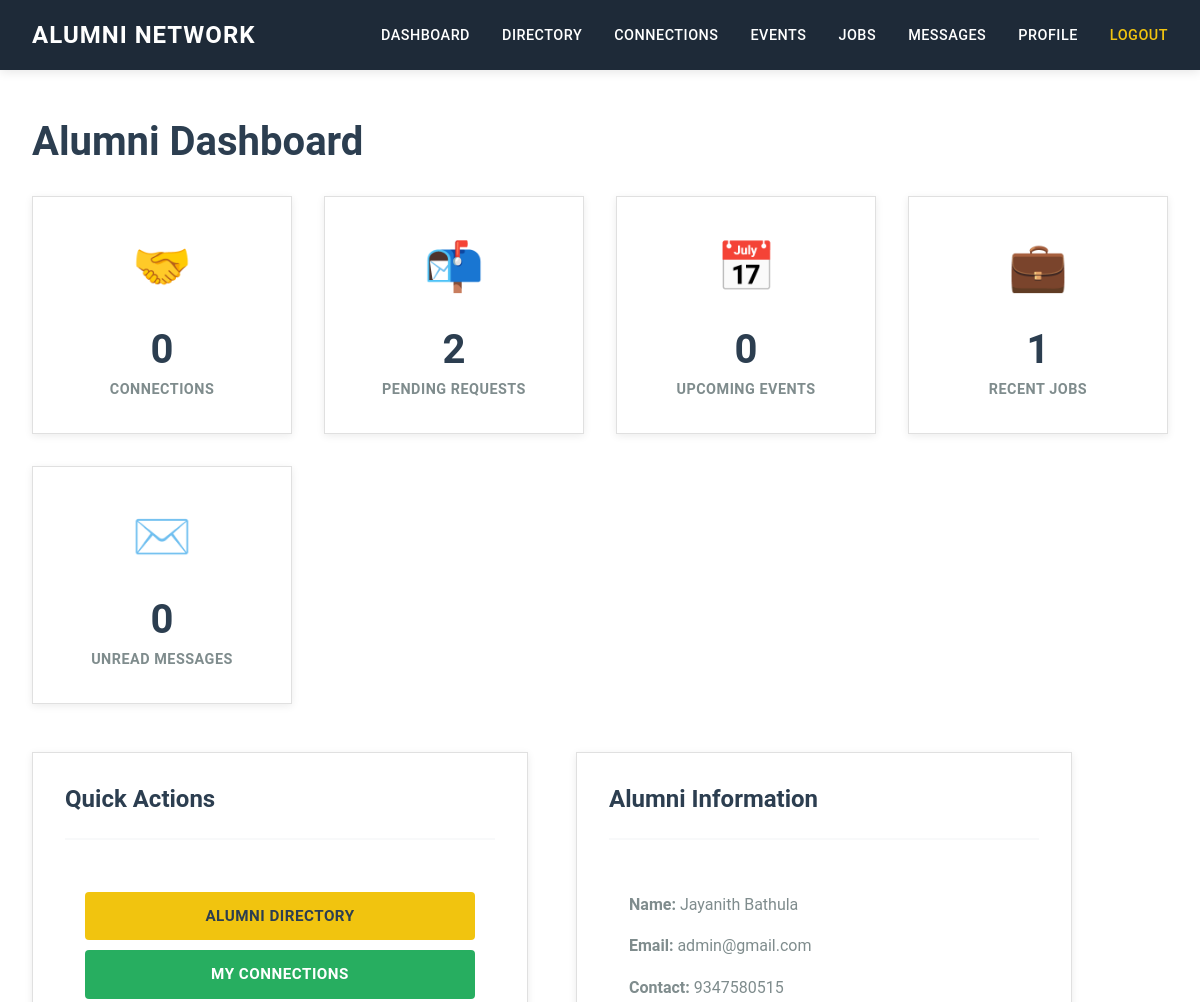
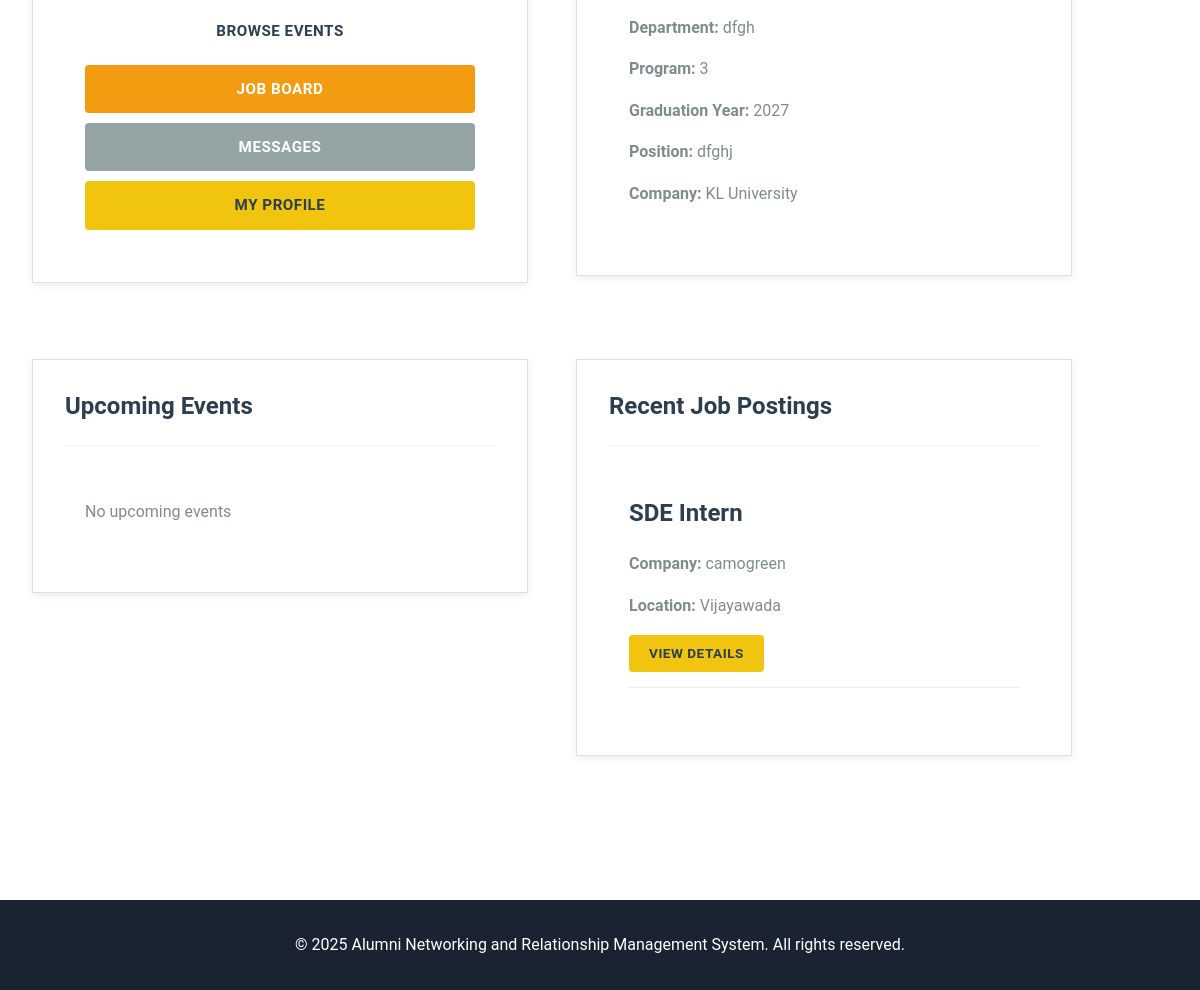
Screenshot of /alumnihome (signed in) with the database file from the repository (2 pictures, top to bottom).
### adminapp/models.py (models this page shows, shortened)
class Alumni(models.Model):
    id=models.AutoField(primary_key=True)
    alumniid=models.BigIntegerField(blank=False,unique=True)
    fullname=models.CharField(max_length=100,blank=False)
    gender=models.CharField(max_length=20,blank=False)
    department=models.CharField(max_length=50,blank=False)
    program = models.CharField(max_length=50, blank=False)
    graduation_year = models.IntegerField(blank=False)
    current_position = models.CharField(max_length=100, blank=True)
    company = models.CharField(max_length=100, blank=True)
    location = models.CharField(max_length=100, blank=True)
    linkedin = models.URLField(max_length=200, blank=True)
    bio = models.TextField(blank=True)
    password=models.CharField(max_length=100,blank=False,default="Alumni123")
    email=models.CharField(max_length=100,blank=False,unique=True)
    contact=models.CharField(max_length=20,blank=False,unique=True)
    profile_picture = models.ImageField(upload_to='alumni_profiles/', blank=True, null=True)
    is_approved = models.BooleanField(default=False)
    created_at = models.DateTimeField(auto_now_add=True)
    class Meta:
        db_table = "alumni_table"

class JobPosting(models.Model):
    id = models.AutoField(primary_key=True)
    title = models.CharField(max_length=200, blank=False)
    company = models.CharField(max_length=100, blank=False)
    location = models.CharField(max_length=100, blank=True)
    description = models.TextField(blank=True)
    requirements = models.TextField(blank=True)
    posted_by = models.ForeignKey(Alumni, on_delete=models.CASCADE, related_name='job_postings')
    posted_at = models.DateTimeField(auto_now_add=True)
    application_deadline = models.DateTimeField(null=True, blank=True)
    is_active = models.BooleanField(default=True)
    contact_email = models.CharField(max_length=100, blank=True)
    class Meta:
        db_table = "job_posting_table"

### studentapp/views.py (the view)
# urls.py: path("alumnihome", views.alumnihome, name="alumnihome"),
def alumnihome(request):
    if 'role' not in request.session or request.session['role'] != 'alumni':
        messages.error(request, 'Please login first!')
        return redirect('login')
    alumni = Alumni.objects.get(id=request.session['alumni_id'])
    connections_count = Connection.objects.filter(
        Q(from_alumni=alumni, status='accepted') | Q(to_alumni=alumni, status='accepted')
    ).count()
    pending_requests = Connection.objects.filter(to_alumni=alumni, status='pending').count()
    upcoming_events = Event.objects.filter(
        is_active=True,
        event_date__gte=timezone.now()
    ).order_by('event_date')[:5]
    recent_jobs = JobPosting.objects.filter(is_active=True).order_by('-posted_at')[:5]
    unread_messages = Message.objects.filter(receiver=alumni, is_read=False).count()
    context = {
        'alumni': alumni,
        'connections_count': connections_count,
        'pending_requests': pending_requests,
        'upcoming_events': upcoming_events,
        'recent_jobs': recent_jobs,
        'unread_messages': unread_messages,
    }
    return render(request, 'alumni/alumnihome.html', context)

### templates/alumni/alumnihome.html
{% extends 'base.html' %}
{% block content %}
<h1 style="color: var(--primary-color); margin-bottom: 30px;">Alumni Dashboard</h1>
<div class="stats-grid">
    <div class="stat-card">
        <div class="stat-icon">🤝</div>
        <div class="stat-value">{{ connections_count }}</div>
        <div class="stat-label">Connections</div>
    </div>
    <div class="stat-card">
        <div class="stat-icon">📬</div>
        <div class="stat-value">{{ pending_requests }}</div>
        <div class="stat-label">Pending Requests</div>
    </div>
    <div class="stat-card">
        <div class="stat-icon">📅</div>
        <div class="stat-value">{{ upcoming_events|length }}</div>
        <div class="stat-label">Upcoming Events</div>
    </div>
    <div class="stat-card">
        <div class="stat-icon">💼</div>
        <div class="stat-value">{{ recent_jobs|length }}</div>
        <div class="stat-label">Recent Jobs</div>
    </div>
    <div class="stat-card">
        <div class="stat-icon">✉️</div>
        <div class="stat-value">{{ unread_messages }}</div>
        <div class="stat-label">Unread Messages</div>
    </div>
</div>
<div class="row">
    <div class="col-md-6">
        <div class="card">
            <div class="card-header">
                <h3 class="card-title">Quick Actions</h3>
            </div>
            <div style="padding: 20px;">
                <a href="{% url 'alumnidirectory' %}" class="btn btn-primary" style="width: 100%; margin-bottom: 10px;">Alumni Directory</a>
                <a href="{% url 'connections' %}" class="btn btn-success" style="width: 100%; margin-bottom: 10px;">My Connections</a>
                <a href="{% url 'allevents' %}" class="btn btn-info" style="width: 100%; margin-bottom: 10px;">Browse Events</a>
                <a href="{% url 'jobboard' %}" class="btn btn-warning" style="width: 100%; margin-bottom: 10px;">Job Board</a>
                <a href="{% url 'messages' %}" class="btn btn-secondary" style="width: 100%; margin-bottom: 10px;">Messages</a>
                <a href="{% url 'profile' %}" class="btn btn-primary" style="width: 100%;">My Profile</a>
            </div>
        </div>
    </div>
    <div class="col-md-6">
        <div class="card">
            <div class="card-header">
                <h3 class="card-title">Alumni Information</h3>
            </div>
            <div style="padding: 20px;">
                <p><strong>Name:</strong> {{ alumni.fullname }}</p>
                <p><strong>Email:</strong> {{ alumni.email }}</p>
                <p><strong>Contact:</strong> {{ alumni.contact }}</p>
                <p><strong>Department:</strong> {{ alumni.department }}</p>
                <p><strong>Program:</strong> {{ alumni.program }}</p>
                <p><strong>Graduation Year:</strong> {{ alumni.graduation_year }}</p>
                {% if alumni.current_position %}
                <p><strong>Position:</strong> {{ alumni.current_position }}</p>
                {% endif %}
                {% if alumni.company %}
                <p><strong>Company:</strong> {{ alumni.company }}</p>
                {% endif %}
            </div>
        </div>
    </div>
</div>
<div class="row" style="margin-top: 20px;">
    <div class="col-md-6">
        <div class="card">
            <div class="card-header">
                <h3 class="card-title">Upcoming Events</h3>
            </div>
            <div style="padding: 20px;">
                {% for event in upcoming_events %}
                <div style="margin-bottom: 15px; padding-bottom: 15px; border-bottom: 1px solid #eee;">
                    <h4>{{ event.title }}</h4>
                    <p><strong>Date:</strong> {{ event.event_date|date:"M d, Y H:i" }}</p>
                    <p><strong>Location:</strong> {{ event.location|default:"TBA" }}</p>
                    <a href="{% url 'allevents' %}" class="btn btn-sm btn-primary">View Details</a>
                </div>
                {% empty %}
                <p>No upcoming events</p>
                {% endfor %}
            </div>
        </div>
    </div>
    <div class="col-md-6">
        <div class="card">
            <div class="card-header">
                <h3 class="card-title">Recent Job Postings</h3>
            </div>
            <div style="padding: 20px;">
                {% for job in recent_jobs %}
                <div style="margin-bottom: 15px; padding-bottom: 15px; border-bottom: 1px solid #eee;">
                    <h4>{{ job.title }}</h4>
                    <p><strong>Company:</strong> {{ job.company }}</p>
                    <p><strong>Location:</strong> {{ job.location|default:"Not specified" }}</p>
                    <a href="{% url 'jobdetails' job.id %}" class="btn btn-sm btn-primary">View Details</a>
                </div>
                {% empty %}
                <p>No recent job postings</p>
                {% endfor %}
            </div>
        </div>
    </div>
</div>
{% endblock %}

### static/css/style.css (style rules this page uses)
* { margin: 0; padding: 0; box-sizing: border-box; }
:root { --primary-dark: #1a2332; --primary-blue: #2c3e50; --nav-dark: #1e2a38; --white: #ffffff; --yellow: #f1c40f; --yellow-dark: #d4ac0d; --gray-light: #f8f9fa; --gray: #95a5a6; --gray-dark: #7f8c8d; --gray-darker: #34495e; --text-dark: #2c3e50; --text-gray: #7f8c8d; --text-light: #95a5a6; --font-primary: 'Roboto', -apple-system, BlinkMacSystemFont, 'Segoe UI', sans-serif; --font-heading: 'Montserrat', 'Roboto', sans-serif; --spacing-xs: 0.5rem; --spacing-sm: 1rem; --spacing-md: 1.5rem; --spacing-lg: 2rem; --spacing-xl: 3rem; --spacing-2xl: 4rem; --transition: all 0.3s ease; }
body { font-family: var(--font-primary); font-size: 16px; line-height: 1.6; color: var(--text-dark); background-color: var(--white); -webkit-font-smoothing: antialiased; }
h1, h2, h3, h4, h5, h6 { font-family: var(--font-heading); font-weight: 700; line-height: 1.2; color: var(--text-dark); margin-bottom: var(--spacing-md); }
h1 { font-size: 2.5rem; }
h3 { font-size: 1.75rem; }
h4 { font-size: 1.5rem; }
p { margin-bottom: var(--spacing-sm); color: var(--text-gray); }
a { color: var(--primary-blue); text-decoration: none; transition: var(--transition); }
.card { background: var(--white); border: 1px solid #e0e0e0; padding: var(--spacing-lg); margin-bottom: var(--spacing-lg); box-shadow: 0 2px 8px rgba(0, 0, 0, 0.08); transition: var(--transition); }
.card-header { border-bottom: 2px solid var(--gray-light); padding-bottom: var(--spacing-md); margin-bottom: var(--spacing-lg); }
.card-title { font-size: 1.5rem; font-weight: 700; color: var(--text-dark); margin-bottom: 0; }
.btn { display: inline-block; padding: 0.75rem 2rem; font-size: 0.95rem; font-weight: 600; text-transform: uppercase; letter-spacing: 0.5px; border: none; border-radius: 4px; cursor: pointer; transition: var(--transition); text-decoration: none; text-align: center; }
.btn-primary { background: var(--yellow); color: var(--text-dark); }
.btn-success { background: #27ae60; color: var(--white); }
.btn-warning { background: #f39c12; color: var(--white); }
.btn-secondary { background: var(--gray); color: var(--white); }
.btn-sm { padding: 0.5rem 1.25rem; font-size: 0.85rem; }
.stats-grid { display: grid; grid-template-columns: repeat(auto-fit, minmax(250px, 1fr)); gap: var(--spacing-lg); margin-bottom: var(--spacing-xl); }
.stat-card { background: var(--white); border: 1px solid #e0e0e0; padding: var(--spacing-lg); text-align: center; box-shadow: 0 2px 8px rgba(0, 0, 0, 0.08); transition: var(--transition); }
.stat-icon { font-size: 3rem; margin-bottom: var(--spacing-md); display: block; }
.stat-value { font-size: 2.5rem; font-weight: 700; color: var(--primary-blue); margin-bottom: var(--spacing-xs); line-height: 1; }
.stat-label { font-size: 0.9rem; color: var(--text-gray); text-transform: uppercase; letter-spacing: 0.5px; font-weight: 600; }
.row { display: flex; flex-wrap: wrap; margin: calc(var(--spacing-md) * -1); }
.col-md-6 { flex: 0 0 calc(50% - var(--spacing-md) * 2); padding: var(--spacing-md); }

### rows the page displays
Alumni: fullname "Jayanith Bathula", email "admin@gmail.com", contact "9347580515", department "dfgh", program "3", graduation_year "2027", current_position "dfghj", company "KL University"
JobPosting: title "SDE Intern", company "camogreen", location "Vijayawada"

### other values shown
{{ connections_count }} "0"
{{ pending_requests }} "2"
{{ upcoming_events|length }} "0"
{{ recent_jobs|length }} "1"
{{ unread_messages }} "0"
